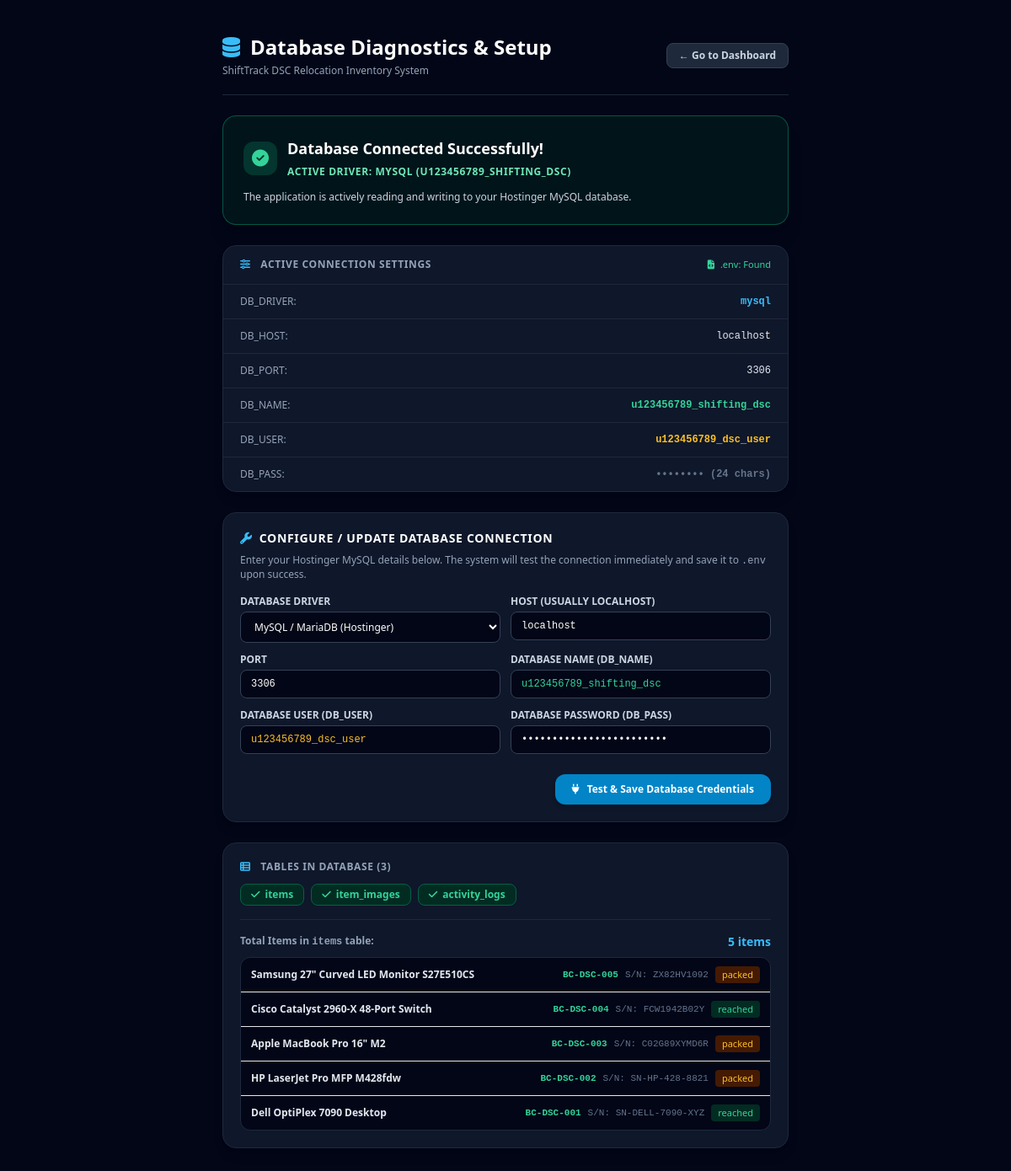
/db-test.php, run on the app's committed database.
### tables this page shows
CREATE TABLE `items` (
  `id` int(11) NOT NULL AUTO_INCREMENT,
  `brand` varchar(100) NOT NULL,
  `model` varchar(100) NOT NULL,
  `barcode_id` varchar(150) NOT NULL,
  `serial_number` varchar(150) DEFAULT '',
  `category` varchar(100) DEFAULT 'General',
  `old_location` varchar(150) DEFAULT '',
  `new_location` varchar(150) DEFAULT '',
  `status` varchar(50) NOT NULL DEFAULT 'packed',
  `old_condition` text DEFAULT NULL,
  `created_at` datetime NOT NULL DEFAULT CURRENT_TIMESTAMP,
  `reached_at` datetime DEFAULT NULL,
  `reached_by` varchar(100) DEFAULT NULL,
  `reached_condition` varchar(50) DEFAULT NULL,
  `reached_notes` text DEFAULT NULL,
  PRIMARY KEY (`id`),
  UNIQUE KEY `idx_barcode_id` (`barcode_id`),
  KEY `idx_serial_number` (`serial_number`),
  KEY `idx_status` (`status`),
  KEY `idx_category` (`category`)
);

### db-test.php (the view, shortened to what this page needs)
<?php
$envFileExists = file_exists(BASE_PATH . '/.env');
$pdoSuccess = false;
$tablesFound = [];
$itemCount = 0;
$itemsSample = [];
try {
    $db = get_db();
    $pdoSuccess = true;
    if (DB_DRIVER === 'mysql') {
        $stmt = $db->query("SHOW TABLES");
        $tablesFound = $stmt->fetchAll(PDO::FETCH_COLUMN);
    } else {
        $stmt = $db->query("SELECT name FROM sqlite_master WHERE type='table'");
        $tablesFound = $stmt->fetchAll(PDO::FETCH_COLUMN);
    }
    if (in_array('items', $tablesFound)) {
        $itemCount = $db->query("SELECT COUNT(*) FROM items")->fetchColumn();
        $itemsSample = $db->query("SELECT id, brand, model, barcode_id, serial_number, status FROM items ORDER BY id DESC LIMIT 5")->fetchAll();
    }
} catch (Throwable $e) {
    $pdoError = $e->getMessage();
}
?>
<!DOCTYPE html>
<html lang="en">
<head>
    <script src="https://cdn.tailwindcss.com"></script>
    <link rel="stylesheet" href="https://cdnjs.cloudflare.com/ajax/libs/font-awesome/6.4.0/css/all.min.css">
</head>
<body class="bg-slate-950 text-slate-100 min-h-screen py-10 px-4 font-sans antialiased">
    <div class="max-w-2xl mx-auto space-y-6">
        <div class="flex items-center justify-between border-b border-slate-800 pb-5">
            <div>
                <h1 class="text-2xl font-extrabold text-white flex items-center">
                    <i class="fa-solid fa-database text-sky-400 mr-3"></i>
                    Database Diagnostics & Setup
                </h1>
                <p class="text-xs text-slate-400 mt-1">ShiftTrack DSC Relocation Inventory System</p>
            </div>
            <a href="index.php" class="px-3.5 py-1.5 bg-slate-800 hover:bg-slate-700 text-slate-300 text-xs font-semibold rounded-lg border border-slate-700">
                &larr; Go to Dashboard
            </a>
        </div>
        <?php if ($pdoSuccess): ?>
            <div class="bg-emerald-950/40 border border-emerald-500/40 rounded-2xl p-6 shadow-xl">
                <div class="flex items-center space-x-3 mb-3">
                    <div class="w-10 h-10 rounded-xl bg-emerald-500/20 text-emerald-400 flex items-center justify-center text-xl">
                        <i class="fa-solid fa-circle-check"></i>
                    </div>
                    <div>
                        <h2 class="text-lg font-bold text-white">Database Connected Successfully!</h2>
                        <span class="text-xs text-emerald-300 uppercase tracking-wider font-semibold">
                            Active Driver: <?= strtoupper(DB_DRIVER) ?> (<?= htmlspecialchars(DB_NAME ?: 'sqlite') ?>)
                        </span>
                    </div>
                </div>
                <p class="text-xs text-slate-300">
                    The application is actively reading and writing to your <?= (DB_DRIVER === 'mysql') ? 'Hostinger MySQL database' : 'SQLite storage' ?>.
                </p>
            </div>
        <?php endif; ?>
        <div class="bg-slate-900 border border-slate-800 rounded-2xl overflow-hidden shadow-lg">
            <div class="px-5 py-3.5 bg-slate-850 border-b border-slate-800 flex items-center justify-between">
                <h3 class="text-xs font-bold uppercase tracking-wider text-slate-400">
                    <i class="fa-solid fa-sliders mr-2 text-sky-400"></i> Active Connection Settings
                </h3>
                <span class="text-[11px] <?= $envFileExists ? 'text-emerald-400' : 'text-amber-400' ?>">
                    <i class="fa-solid fa-file-code mr-1"></i> .env: <?= $envFileExists ? 'Found' : 'Missing' ?>
                </span>
            </div>
            <div class="divide-y divide-slate-800 text-xs font-mono">
                <div class="flex justify-between p-3 px-5"><span class="text-slate-400 font-sans">DB_DRIVER:</span><span class="text-sky-400 font-bold"><?= htmlspecialchars(DB_DRIVER) ?></span></div>
                <div class="flex justify-between p-3 px-5"><span class="text-slate-400 font-sans">DB_HOST:</span><span class="text-slate-200"><?= htmlspecialchars(DB_HOST) ?></span></div>
                <div class="flex justify-between p-3 px-5"><span class="text-slate-400 font-sans">DB_PORT:</span><span class="text-slate-200"><?= htmlspecialchars(DB_PORT) ?></span></div>
                <div class="flex justify-between p-3 px-5"><span class="text-slate-400 font-sans">DB_NAME:</span><span class="text-emerald-400 font-bold"><?= htmlspecialchars(DB_NAME ?: '(empty)') ?></span></div>
                <div class="flex justify-between p-3 px-5"><span class="text-slate-400 font-sans">DB_USER:</span><span class="text-amber-400 font-bold"><?= htmlspecialchars(DB_USER ?: '(empty)') ?></span></div>
                <div class="flex justify-between p-3 px-5"><span class="text-slate-400 font-sans">DB_PASS:</span><span class="text-slate-500 font-bold"><?= empty(DB_PASS) ? '(empty)' : '•••••••• (' . strlen(DB_PASS) . ' chars)' ?></span></div>
            </div>
        </div>
        <div class="bg-slate-900 border border-slate-800 rounded-2xl overflow-hidden shadow-lg p-5">
            <h3 class="text-sm font-bold uppercase tracking-wider text-white mb-2 flex items-center">
                <i class="fa-solid fa-wrench mr-2 text-sky-400"></i> Configure / Update Database Connection
            </h3>
            <p class="text-xs text-slate-400 mb-4">
                Enter your Hostinger MySQL details below. The system will test the connection immediately and save it to <code>.env</code> upon success.
            </p>
            <form action="db-test.php" method="POST" class="space-y-4">
                <div class="grid grid-cols-1 sm:grid-cols-2 gap-3">
                    <div>
                        <label class="block text-xs font-semibold text-slate-300 uppercase mb-1">Database Driver</label>
                        <select name="db_driver" class="w-full px-3 py-2 text-xs bg-slate-950 border border-slate-700 rounded-lg text-white focus:ring-2 focus:ring-sky-500 focus:outline-none">
                            <option value="mysql" <?= (DB_DRIVER === 'mysql') ? 'selected' : '' ?>>MySQL / MariaDB (Hostinger)</option>
                        </select>
                    </div>
                    <div>
                        <label class="block text-xs font-semibold text-slate-300 uppercase mb-1">Host (usually localhost)</label>
                        <input type="text" name="db_host" value="<?= htmlspecialchars(DB_HOST ?: 'localhost') ?>" class="w-full px-3 py-2 text-xs bg-slate-950 border border-slate-700 rounded-lg text-white font-mono focus:ring-2 focus:ring-sky-500 focus:outline-none">
                    </div>
                    <div>
                        <label class="block text-xs font-semibold text-slate-300 uppercase mb-1">Port</label>
                        <input type="text" name="db_port" value="<?= htmlspecialchars(DB_PORT ?: '3306') ?>" class="w-full px-3 py-2 text-xs bg-slate-950 border border-slate-700 rounded-lg text-white font-mono focus:ring-2 focus:ring-sky-500 focus:outline-none">
                    </div>
                    <div>
                        <label class="block text-xs font-semibold text-slate-300 uppercase mb-1">Database Name (DB_NAME)</label>
                        <input type="text" name="db_name" value="<?= htmlspecialchars(DB_NAME) ?>" placeholder="e.g. u123456789_shifting_dsc" class="w-full px-3 py-2 text-xs bg-slate-950 border border-slate-700 rounded-lg text-emerald-400 font-mono focus:ring-2 focus:ring-sky-500 focus:outline-none">
                    </div>
                    <div>
                        <label class="block text-xs font-semibold text-slate-300 uppercase mb-1">Database User (DB_USER)</label>
                        <input type="text" name="db_user" value="<?= htmlspecialchars(DB_USER) ?>" placeholder="e.g. u123456789_dsc_user" class="w-full px-3 py-2 text-xs bg-slate-950 border border-slate-700 rounded-lg text-amber-400 font-mono focus:ring-2 focus:ring-sky-500 focus:outline-none">
                    </div>
                    <div>
                        <label class="block text-xs font-semibold text-slate-300 uppercase mb-1">Database Password (DB_PASS)</label>
                        <input type="password" name="db_pass" value="<?= htmlspecialchars(DB_PASS) ?>" placeholder="Your database password" class="w-full px-3 py-2 text-xs bg-slate-950 border border-slate-700 rounded-lg text-white font-mono focus:ring-2 focus:ring-sky-500 focus:outline-none">
                    </div>
                </div>
                <div class="pt-2 flex justify-end">
                    <button type="submit" class="px-5 py-2.5 bg-sky-600 hover:bg-sky-500 text-white text-xs font-bold rounded-xl shadow-md transition-all">
                        <i class="fa-solid fa-plug mr-1.5"></i> Test & Save Database Credentials
                    </button>
                </div>
            </form>
        </div>
        <?php if ($pdoSuccess): ?>
            <div class="bg-slate-900 border border-slate-800 rounded-2xl overflow-hidden shadow-lg p-5">
                <h3 class="text-xs font-bold uppercase tracking-wider text-slate-400 mb-3">
                    <i class="fa-solid fa-table-list mr-2 text-sky-400"></i> Tables in Database (<?= count($tablesFound) ?>)
                </h3>
                <div class="flex flex-wrap gap-2 mb-4">
                    <?php foreach (['items', 'item_images', 'activity_logs'] as $expectedTable): ?>
                        <?php $found = in_array($expectedTable, $tablesFound); ?>
                        <span class="px-3 py-1 rounded-lg text-xs font-semibold flex items-center space-x-1.5 <?= $found ? 'bg-emerald-950 text-emerald-400 border border-emerald-800' : 'bg-red-950 text-red-400 border border-red-800' ?>">
                            <i class="fa-solid <?= $found ? 'fa-check' : 'fa-xmark' ?>"></i>
                            <span><?= $expectedTable ?></span>
                        </span>
                    <?php endforeach; ?>
                </div>
                <div class="border-t border-slate-800 pt-4">
                    <div class="flex items-center justify-between mb-2">
                        <span class="text-xs text-slate-400 font-semibold">Total Items in <code>items</code> table:</span>
                        <span class="text-sm font-bold text-sky-400"><?= $itemCount ?> item<?= $itemCount !== 1 ? 's' : '' ?></span>
                    </div>
                    <?php if (!empty($itemsSample)): ?>
                        <div class="bg-slate-950 rounded-xl border border-slate-800 divide-y divide-slate-850 overflow-hidden text-xs">
                            <?php foreach ($itemsSample as $it): ?>
                                <div class="p-2.5 px-3 flex items-center justify-between">
                                    <span class="font-semibold text-slate-200"><?= htmlspecialchars($it['brand']) ?> <?= htmlspecialchars($it['model']) ?></span>
                                    <div class="flex items-center space-x-2">
                                        <span class="font-mono text-[11px] text-emerald-400 font-bold"><?= htmlspecialchars($it['barcode_id'] ?: $it['serial_number']) ?></span>
                                        <?php if (!empty($it['serial_number'])): ?>
                                            <span class="font-mono text-[11px] text-slate-500">S/N: <?= htmlspecialchars($it['serial_number']) ?></span>
                                        <?php endif; ?>
                                        <span class="text-[11px] px-2 py-0.5 rounded <?= ($it['status'] === 'reached') ? 'bg-emerald-950 text-emerald-400' : 'bg-amber-950 text-amber-400' ?>">
                                            <?= htmlspecialchars($it['status']) ?>
                                        </span>
                                    </div>
                                </div>
                            <?php endforeach; ?>
                        </div>
                    <?php endif; ?>
                </div>
            </div>
        <?php endif; ?>
    </div>
</body>
</html>

### data on the page
items: brand "Samsung", model "27\" Curved LED Monitor S27E510CS", barcode "BC-DSC-005", serial_number "ZX82HV1092", status "packed"
items: brand "Cisco", model "Catalyst 2960-X 48-Port Switch", barcode "BC-DSC-004", serial_number "FCW1942B02Y", status "reached"
items: brand "Apple", model "MacBook Pro 16\" M2", barcode "BC-DSC-003", serial_number "C02G89XYMD6R", status "packed"
items: brand "HP", model "LaserJet Pro MFP M428fdw", barcode "BC-DSC-002", serial_number "SN-HP-428-8821", status "packed"
items: brand "Dell", model "OptiPlex 7090 Desktop", barcode "BC-DSC-001", serial_number "SN-DELL-7090-XYZ", status "reached"

### other printed values
DB_DRIVER "MYSQL"
DB_NAME ?: 'sqlite' "U123456789_SHIFTING_DSC"
DB_DRIVER "mysql"
DB_HOST "localhost"
DB_PORT "3306"
DB_NAME ?: '(empty)' "u123456789_shifting_dsc"
DB_USER ?: '(empty)' "u123456789_dsc_user"
strlen(DB_PASS) "24"
count($tablesFound) "3"
$expectedTable "items"
$expectedTable "item_images"
$expectedTable "activity_logs"
$itemCount "5"
